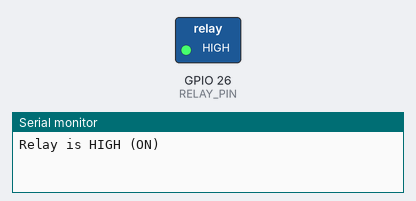
The sketch below on a simulated ESP32. Parts: switched loads named in the sketch (green lamp = pin HIGH), the last lines printed to the serial monitor.

Above: at 2.5 s.
At 7.5 s:
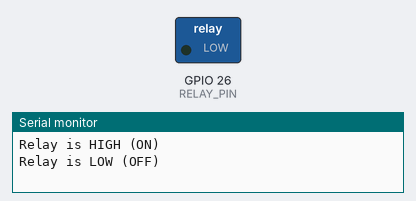
Timing chart, 0 to 13.0 s (numbered marks = the images above):
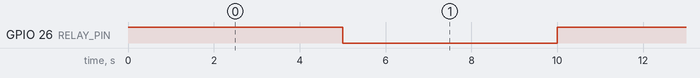

The sketch:

relay_test.ino
```cpp
#define RELAY_PIN  26  // Define the GPIO pin connected to the relay

void setup() {
  Serial.begin(115200);
  pinMode(RELAY_PIN, OUTPUT);  // Set relay pin as output
}

void loop() {
  digitalWrite(RELAY_PIN, HIGH);  // Turn relay ON
  Serial.println("Relay is HIGH (ON)");
  delay(5000);  // Wait for 5 seconds

  digitalWrite(RELAY_PIN, LOW);  // Turn relay OFF
  Serial.println("Relay is LOW (OFF)");
  delay(5000);  // Wait for 5 seconds
}
```

Measured:
- by itself, GPIO 26 (RELAY_PIN): alternates HIGH for 5.0 s and LOW for 5.0 s
